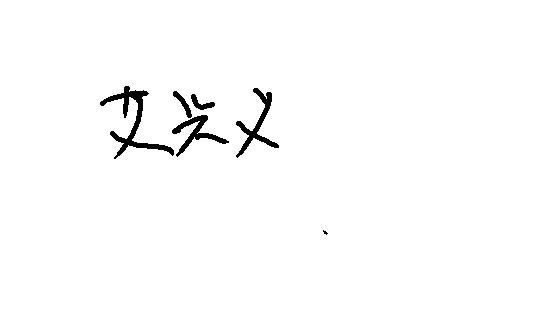
#> input picture data_1/艾兴义_5723.jpg, 551 x 314 px
$ jupyter execute --allow-errors test.ipynb   (shell and % lines are left out)
#> lines starting #> are read from the running program, lines starting #| are printed output that depends on the picture; after the words box and inside, x2 and y2 are one past the last pixel; in counts of white or black regions, pixels touching at a corner belong together
### ha_SignCompare.py
from PIL import Image
from segmentation import find_best_borders_connect, find_best_borders_projection, find_best_borders_gas, show_borders
from prediction import image_prediction
import numpy as np
import sys
from glob import glob
from alfred.utils.log import logger as logging


def ha_SignCompare(image, text):
#> called with image = './data_1/艾兴义_5723.jpg', text = '艾兴义'
    img = Image.open(image).convert('RGB')
#> img is the input picture: PIL image 551x314 RGB; min 0, max 255, mean 251.1

    threshold = 200
    limg = img.convert('L').point(lambda p: 0 if p > threshold else 1, '1')
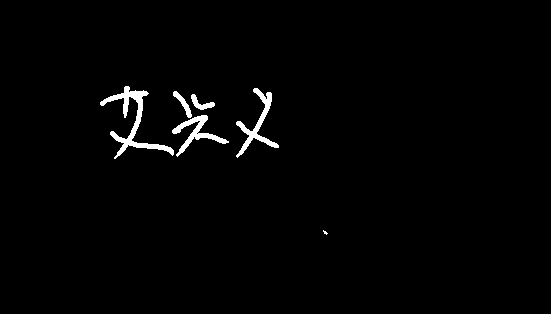
#> limg: PIL image 551x314 1; 1.5% white; 6 white regions (1 under 20 px), largest, box (x1, y1, x2, y2) and area: (100, 86, 174, 159) 1049, (236, 88, 279, 158) 667, (172, 115, 229, 157) 584, (173, 91, 192, 118) 156, (191, 94, 215, 110) 154
    img_data = np.array(limg, dtype=np.int32)
    dire_sum_0 = img_data.sum(axis=0)
#> dire_sum_0 = 551 values, max 44 at index 124, min 0 at index 0, mean 4.76
    dire_sum_1 = img_data.sum(axis=1)
#> dire_sum_1 = 314 values, max 65 at index 145, min 0 at index 0, mean 8.35
    no0_dir0 = np.where(dire_sum_0>0)[0]
#> no0_dir0 = 177 values from 100 to 327
    no0_dir1 = np.where(dire_sum_1>0)[0]
#> no0_dir1 = 78 values from 86 to 234
    direction = 1
    if no0_dir0[-1] - no0_dir0[0] < no0_dir1[-1] - no0_dir1[0]:
        direction = 0

    code, message, char_count, char_list = 0, '', 0, []
    if direction == 0:
        borders = find_best_borders_projection(img, text, direction = direction, min_sum=1, min_gap=1)
        if borders:
            for border in borders:
                pred_char, conf, toplist = image_prediction(img.crop(border), topk = 30)
                char_list.append(toplist)
        else:
            borders = find_best_borders_connect(img, text, direction = direction)
            if borders:
                for border in borders:
                    pred_char, conf, toplist = image_prediction(img.crop(border), topk = 30)
                    char_list.append(toplist)
            else:
                borders = find_best_borders_gas(img, text, direction = direction)
                if borders:
                    for border in borders:
                        pred_char, conf, toplist = image_prediction(img.crop(border), topk = 30)
                        char_list.append(toplist)

    else:
        borders = find_best_borders_gas(img, text, direction = direction)
        if borders:
            for border in borders:
                pred_char, conf, toplist = image_prediction(img.crop(border), topk = 30)
                char_list.append(toplist)
    # show_borders(img, borders)
    if char_list:
        return 0, 'Successful', len(char_list), char_list
    else:
        return -1, 'Failed', 0, []

# [2 lines that do not run on import are left out]

### segmentation.py
import os
import numpy as np
import matplotlib.pyplot as plt
from PIL import Image, ImageDraw, ImageFont
from skimage import measure, color
from prediction import image_prediction
from scipy.ndimage import gaussian_filter1d
import time

# 利用图片分块预测的先验知识确定最佳图片分割点
# [151 lines left out: functions find_seg_point, extrack_point, find_best_borders_projection, find_connect, find_best_borders_connect, not called in this run]

# 求数列的极值点
def find_local_min(arr):
    loc_min = []
    loc_min.append(np.where(arr > 0)[0][0])
    pre = arr[0]
    alt_min_pos = None
    alt_min = None
    for i, a in enumerate(arr):
        if a < pre:
            alt_min_pos = i
            alt_min = a
        elif a > pre and alt_min_pos:
            if pre == alt_min:
                alt_min_pos = (i - 1 + alt_min_pos) // 2
            loc_min.append(alt_min_pos)
            alt_min_pos = None
            alt_min = None
        pre = a
    loc_min.append(np.where(arr > 0)[0][-1])
    return loc_min

# 投影高斯平滑极值法
def find_best_borders_gas(img, name, threshold = 200, direction = 0, gas_std = 8, net_type = 'S'):
#> called with name = '艾兴义', threshold = 200, direction = 1, gas_std = 8, net_type = 'S'
    name_list = list(name)
    char_num = len(name)
    limg = img.convert('L').point(lambda p: 0 if p > threshold else 1, '1')
    img_data = np.array(limg, dtype=np.int32)
    direction_sum = img_data.sum(axis=direction)
#> direction_sum has the same summary as dire_sum_1 in ha_SignCompare
    up, down = np.where(direction_sum>0)[0][0], np.where(direction_sum>0)[0][-1]
#> up = 86; down = 234
    verdire_sum = img_data.sum(axis=1-direction)
#> verdire_sum has the same summary as dire_sum_0 in ha_SignCompare
    gas8 = gaussian_filter1d(verdire_sum, gas_std)
#> gas8 = 551 values, max 26 at index 128, min 0 at index 0, mean 4.55
    local_min = find_local_min(gas8)
#> in find_local_min, `pre = arr[0]`: pre = 0
#> the loop in find_local_min, `for i, a in enumerate(arr):` made 551 passes
#> alt_min on passes 136, 138, 139, 140, 141, 142, 143, 144, 145, 146, 147, 148: 25, 24, 23, 22, 21, 20, 19, 18, 17, 16, 14, 13
#> after the loop in find_local_min, `for i, a in enumerate(arr):`: loc_min = [93, 160, 227]
#> local_min = [93, 160, 227, 287]
    length = local_min[-1] - local_min[0]
#> length = 194
    min_num = len(local_min)
#> min_num = 4
    char_min = length / char_num / 2
#> char_min = 32.33
    char_max = min(length / char_num * 2, length / 3 * 2)
#> char_max = 129.3
    count = 0
    if min_num-1 < char_num:
        return []
    elif min_num-1 == char_num:
        for i in range(1, min_num):
            if local_min[i] - local_min[i-1] <= char_min or local_min[1] - local_min[0] >= char_max:
                return []
        max_seg = [i for i in range(min_num)]
#> max_seg = [0, 1, 2, 3]
    else:
        confM3 = [[0 for i in range(min_num)] for j in range(min_num)]
        charM3 = [[' ' for i in range(min_num)] for j in range(min_num)]
        charConfM3 = [[[0] * char_num for i in range(min_num)] for j in range(min_num)]
        for i in range(min_num):
            for j in range(i+1, min_num):
                if(local_min[j] - local_min[i] >= char_min and local_min[j] - local_min[i] <= char_max):
                    if direction == 0:
                        border = [up, local_min[i], down, local_min[j]]
                    elif direction == 1:
                        border = [local_min[i], up, local_min[j], down]
                    pred_img = img.crop(border)
                    # display(pred_img)
                    count += 1
                    charM3[i][j], confM3[i][j], toplist, charConfM3[i][j] = image_prediction(pred_img, topk = 1, labels=name_list, net_type = net_type)
        _, max_conf, max_seg = find_seg_point(min_num, char_num, confM3, charConfM3, 3, 0, char_num, [0], 0, [0])
        if len(max_seg) != char_num + 1:
            return []

    # print(name, ", minpoint count: ", min_num, ", predict count: ", count)
    borders = []
    for i in range(char_num):
        if direction == 0:
            borders.append([up, local_min[max_seg[i]], down, local_min[max_seg[i+1]]])
        elif direction == 1:
            borders.append([local_min[max_seg[i]], up, local_min[max_seg[i+1]], down])
#> after the loop, borders = [[93, 86, 160, 234], [160, 86, 227, 234], [227, 86, 287, 234]]

    return borders


# [23 lines left out: functions show_borders, show_gas, not called in this run]


### prediction.py
import pickle
import os
import torch
import numpy as np
import torch.nn as nn
import matplotlib.pyplot as plt
from torchvision.transforms import transforms
from PIL import Image, ImageDraw, ImageFont
from model import HWDB_GoogLeNet, HWDB_SegNet


def image_prediction(img, topk = 30, labels = None, net_type = 'G'):
    with open('char_dict', 'rb') as f:
        char_dict = pickle.load(f)
    index_char_dict = {index: key for key, index in char_dict.items()}
    num_classes = len(char_dict)

    g_transform = transforms.Compose([
        transforms.Resize((120, 120)),
        transforms.ToTensor(),
    ])
    pth_dir = r'./checkpoints'

    if net_type == 'G':
        input = g_transform(img)
        input = input.unsqueeze(0)
        net = HWDB_GoogLeNet(num_classes)
        net_path = os.path.join(pth_dir, 'HWDB_GoogLeNet.pth')
    elif net_type == 'S':
        input = g_transform(img)
        input = input.unsqueeze(0)
        net = HWDB_SegNet(num_classes)
        net_path = os.path.join(pth_dir, 'HWDB_SegNet.pth')

    if torch.cuda.is_available():
        net = net.cuda()
        input = input.cuda()
    net.load_state_dict(torch.load(net_path))
    net.eval()

    output = net(input)
    output_sm = nn.functional.softmax(output)

    topk_list = torch.topk(output_sm, topk)[1].tolist()[0]
    topk_char = [index_char_dict[ind] for ind in topk_list]
    conf, pred = torch.max(output_sm.data, 1)
    pred_char = index_char_dict[pred.item()]
    conf = conf.item()

    if labels == None:
        return pred_char, conf, topk_char
    else:
        label_confs = []
        for label in labels:
            try:
                label_conf = output_sm.tolist()[0][char_dict[label]]
                label_confs.append(label_conf)
            except:
                label_confs.append(0)
        return pred_char, conf, topk_char, label_confs

### test.ipynb
[cell 1]
from segmentation import find_best_borders_connect, find_best_borders_projection, find_best_borders_gas, show_borders,show_gas,find_local_min
from PIL import Image
from ha_SignCompare import ha_SignCompare
import glob
import numpy as np
from scipy.ndimage import gaussian_filter1d

path = r'./data_1/艾兴义_5723.jpg'
name = path.split('/')[-1].split('.')[0].split('_')[0]
#> (the rest of this cell did not finish here and is left out)

#> the loop in ha_SignCompare, `for border in borders:` made 1 pass
#> after the loop in ha_SignCompare, `for border in borders:`: char_list = []

[cell 2]
from segmentation import find_best_borders_connect, find_best_borders_projection, find_best_borders_gas, show_borders,show_gas,find_local_min
from PIL import Image
from ha_SignCompare import ha_SignCompare
import glob
import numpy as np
from scipy.ndimage import gaussian_filter1d
import matplotlib.pyplot as plt
path = r'./data_1/艾兴义_5723.jpg'
name = path.split('/')[-1].split('.')[0].split('_')[0]
img = Image.open(path).convert('RGB')
limg = img.convert('L').point(lambda p: 0 if p > 200 else 1, '1')
img_data = np.array(limg, dtype=np.int32)
dire_sum_0 = img_data.sum(axis=0)
dire_sum_1 = img_data.sum(axis=1)
no0_dir0 = np.where(dire_sum_0>0)[0]
#> no0_dir0 = 177 values from 100 to 327
print(no0_dir0[0],no0_dir0[-1])
#| 100 327
no0_dir0 = np.where(dire_sum_1>0)[0]
#> no0_dir0 = 78 values from 86 to 234
print(no0_dir0[0],no0_dir0[-1])
#| 86 234
plt.imshow(img)
plt.show()

[cell 3]
from ha_SignCompare import ha_SignCompare
import glob
count, pos_count = 0, 0
dir_path = r'./data_1/'
#> (the rest of this cell did not finish here and is left out)

[cell 4]
from segmentation import find_best_borders_connect, find_best_borders_projection, find_best_borders_gas, show_borders, show_gas, find_local_min, find_connect
from PIL import Image
from ha_SignCompare import ha_SignCompare
import glob
import numpy as np
import time
from scipy.ndimage import gaussian_filter1d
from prediction import image_prediction
# 郑志刚_1592 高海丰_1381
dir_path = r'./data_1/'
#> (the rest of this cell did not finish here and is left out)

[cell 5]
from segmentation import find_best_borders_connect, find_best_borders_projection, find_best_borders_gas, show_borders,show_gas,find_local_min
from PIL import Image
from ha_SignCompare import ha_SignCompare
import glob
import numpy as np
import time
from scipy.ndimage import gaussian_filter1d

dir_path = r'./data_1/'
#> (the rest of this cell did not finish here and is left out)

[cell 6]
from ha_SignCompare import ha_SignCompare
import glob
import time

dir_path = r'./data_1/'
#> (the rest of this cell did not finish here and is left out)

[cell 7]
from prediction import image_prediction
from PIL import Image

path = r'./test00001.png'
#> (the rest of this cell did not finish here and is left out)


$ run again, with data_1/高海丰_1381.jpg copied over data_1/艾兴义_5723.jpg
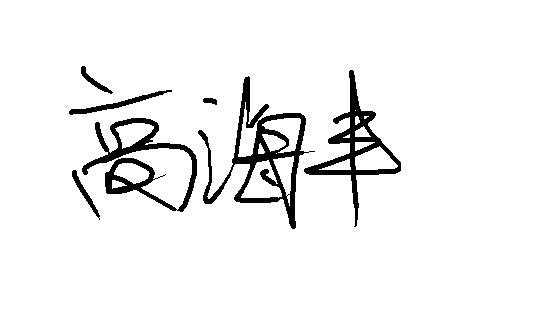
#> input picture data_1/高海丰_1381.jpg, 551 x 314 px
#> in ha_SignCompare, img is the input picture: PIL image 551x314 RGB; min 0, max 255, mean 240.7
#> in ha_SignCompare, `limg = img.convert('L').point(lambda p: 0 if p > threshold else 1, '1')`:
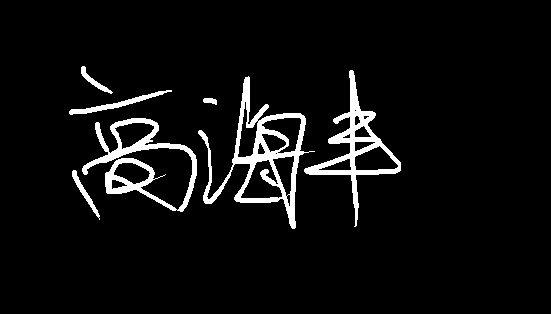
#> limg: PIL image 551x314 1; 5.6% white; 7 white regions, largest, box (x1, y1, x2, y2) and area: (198, 76, 315, 229) 3527, (82, 118, 197, 212) 2631, (304, 70, 401, 227) 2486
#> in ha_SignCompare, `dire_sum_0 = img_data.sum(axis=0)`: dire_sum_0 = 551 values, max 134 at index 354, min 0 at index 0, mean 17.52
#> in ha_SignCompare, `dire_sum_1 = img_data.sum(axis=1)`: dire_sum_1 = 314 values, max 151 at index 171, min 0 at index 0, mean 30.74
#> in ha_SignCompare, `no0_dir0 = np.where(dire_sum_0>0)[0]`: no0_dir0 = 331 values from 69 to 400
#> no0_dir1 = 163 values from 66 to 228
#> direction_sum has the same summary as dire_sum_1 in ha_SignCompare
#> up = 66; down = 228
#> verdire_sum has the same summary as dire_sum_0 in ha_SignCompare
#> gas8 = 551 values, max 61 at index 354, min 0 at index 0, mean 17.19
#> in find_local_min, `pre = arr[0]`: pre = 0
#> the loop in find_local_min, `for i, a in enumerate(arr):` made 551 passes
#> alt_min on passes 120, 122, 124, 125, 127, 128, 130, 134: 41, 40, 39, 38, 37, 36, 35, 34
#> after the loop in find_local_min, `for i, a in enumerate(arr):`: loc_min = [59, 134, 173, 222, 278, 318]
#> local_min = [59, 134, 173, 222, 278, 318, 411]
#> length = 352
#> min_num = 7
#> char_min = 58.67
#> char_max = 234.7
#> after the loop in find_best_borders_gas, `for i in range(min_num):`:
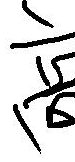
#> pred_img: PIL image 75x162 RGB; min 0, max 255, mean 211
#> after the loop in find_best_borders_gas, `for i in range(min_num):`: charConfM3 = 7 items; count = 1
#> `no0_dir0 = np.where(dire_sum_0>0)[0]`: no0_dir0 = 331 values from 69 to 400
#| 69 400
#> `no0_dir0 = np.where(dire_sum_1>0)[0]`: no0_dir0 = 163 values from 66 to 228
#| 66 228

$ run again, with data_1/郑志刚_1592.jpg copied over data_1/艾兴义_5723.jpg
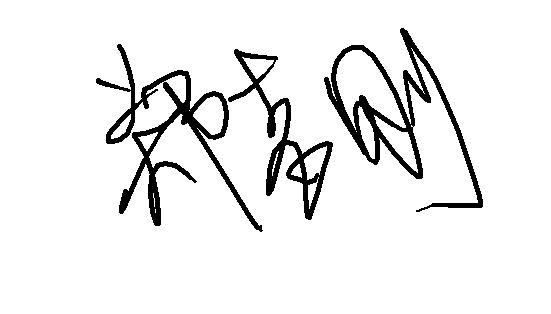
#> input picture data_1/郑志刚_1592.jpg, 551 x 314 px
#> in ha_SignCompare, img is the input picture: PIL image 551x314 RGB; min 0, max 255, mean 236.5
#> in ha_SignCompare, `limg = img.convert('L').point(lambda p: 0 if p > threshold else 1, '1')`:
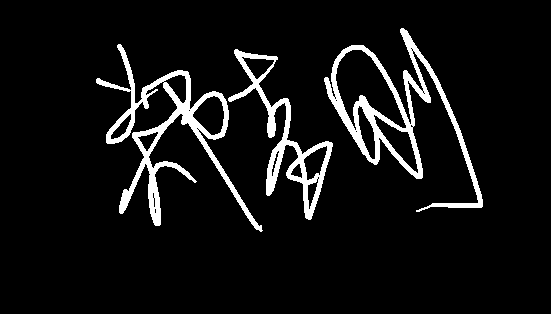
#> limg: PIL image 551x314 1; 7.2% white; 3 white regions, box (x1, y1, x2, y2) and area: (96, 44, 263, 232) 4754, (324, 28, 483, 212) 4741, (228, 49, 333, 220) 2982
#> in ha_SignCompare, `dire_sum_0 = img_data.sum(axis=0)`: dire_sum_0 = 551 values, max 80 at index 269, min 0 at index 0, mean 22.64
#> in ha_SignCompare, `dire_sum_1 = img_data.sum(axis=1)`: dire_sum_1 = 314 values, max 106 at index 96, min 0 at index 0, mean 39.74
#> in ha_SignCompare, `no0_dir0 = np.where(dire_sum_0>0)[0]`: no0_dir0 = 387 values from 96 to 482
#> no0_dir1 = 204 values from 28 to 231
#> direction_sum has the same summary as dire_sum_1 in ha_SignCompare
#> up = 28; down = 231
#> verdire_sum has the same summary as dire_sum_0 in ha_SignCompare
#> gas8 = 551 values, max 55 at index 409, min 0 at index 0, mean 22.27
#> in find_local_min, `pre = arr[0]`: pre = 0
#> the loop in find_local_min, `for i, a in enumerate(arr):` made 551 passes
#> alt_min on passes 154, 156, 157, 158, 159, 160, 161, 162: 53, 52, 51, 50, 48, 47, 45, 44
#> after the loop in find_local_min, `for i, a in enumerate(arr):`: loc_min = [88, 174, 209, 296, 318, 347, 389, 443]
#> local_min = [88, 174, 209, 296, 318, 347, 389, 443, 494]
#> length = 406
#> min_num = 9
#> char_min = 67.67
#> char_max = 270.7
#> after the loop in find_best_borders_gas, `for i in range(min_num):`:
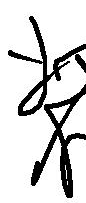
#> pred_img: PIL image 86x203 RGB; min 0, max 255, mean 213.1
#> after the loop in find_best_borders_gas, `for i in range(min_num):`: charConfM3 = 9 items; count = 1
#> `no0_dir0 = np.where(dire_sum_0>0)[0]`: no0_dir0 = 387 values from 96 to 482
#| 96 482
#> `no0_dir0 = np.where(dire_sum_1>0)[0]`: no0_dir0 = 204 values from 28 to 231
#| 28 231

$ run again, with data_1/安国英_4872.jpg copied over data_1/艾兴义_5723.jpg
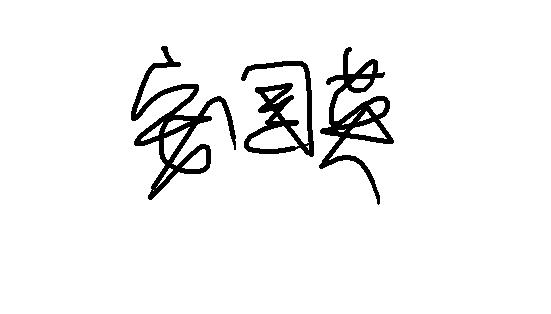
#> input picture data_1/安国英_4872.jpg, 551 x 314 px
#> in ha_SignCompare, img is the input picture: PIL image 551x314 RGB; min 0, max 255, mean 241.9
#> in ha_SignCompare, `limg = img.convert('L').point(lambda p: 0 if p > threshold else 1, '1')`:
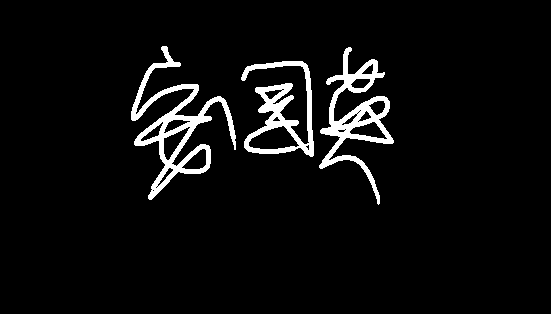
#> limg: PIL image 551x314 1; 5.1% white; 3 white regions, box (x1, y1, x2, y2) and area: (131, 46, 236, 200) 3505, (319, 47, 394, 205) 2955, (241, 61, 314, 157) 2384
#> in ha_SignCompare, `dire_sum_0 = img_data.sum(axis=0)`: dire_sum_0 = 551 values, max 85 at index 309, min 0 at index 0, mean 16.05
#> in ha_SignCompare, `dire_sum_1 = img_data.sum(axis=1)`: dire_sum_1 = 314 values, max 122 at index 121, min 0 at index 0, mean 28.17
#> in ha_SignCompare, `no0_dir0 = np.where(dire_sum_0>0)[0]`: no0_dir0 = 253 values from 131 to 393
#> no0_dir1 = 159 values from 46 to 204
#> direction_sum has the same summary as dire_sum_1 in ha_SignCompare
#> up = 46; down = 204
#> verdire_sum has the same summary as dire_sum_0 in ha_SignCompare
#> gas8 = 551 values, max 54 at index 164, min 0 at index 0, mean 15.77
#> in find_local_min, `pre = arr[0]`: pre = 0
#> the loop in find_local_min, `for i, a in enumerate(arr):` made 551 passes
#> alt_min on passes 169, 171, 173, 174, 176, 177, 178, 180: 53, 52, 51, 50, 49, 48, 47, 46
#> after the loop in find_local_min, `for i, a in enumerate(arr):`: loc_min = [118, 229, 297, 319, 357]
#> local_min = [118, 229, 297, 319, 357, 404]
#> length = 286
#> min_num = 6
#> char_min = 47.67
#> char_max = 190.7
#> after the loop in find_best_borders_gas, `for i in range(min_num):`:
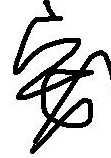
#> pred_img: PIL image 111x158 RGB; min 0, max 255, mean 205.8
#> after the loop in find_best_borders_gas, `for i in range(min_num):`: charConfM3 = 6 items; count = 1
#> `no0_dir0 = np.where(dire_sum_0>0)[0]`: no0_dir0 = 253 values from 131 to 393
#| 131 393
#> `no0_dir0 = np.where(dire_sum_1>0)[0]`: no0_dir0 = 159 values from 46 to 204
#| 46 204
